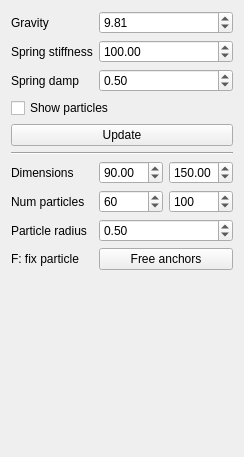
<?xml version="1.0" encoding="UTF-8"?>
<ui version="4.0">
 <class>WidgetCloth</class>
 <widget class="QWidget" name="WidgetCloth">
  <property name="geometry">
   <rect>
    <x>0</x>
    <y>0</y>
    <width>225</width>
    <height>457</height>
   </rect>
  </property>
  <property name="windowTitle">
   <string>Form</string>
  </property>
  <layout class="QFormLayout" name="formLayout">
   <item row="0" column="0">
    <widget class="QLabel" name="label">
     <property name="text">
      <string>Gravity</string>
     </property>
    </widget>
   </item>
   <item row="0" column="1">
    <widget class="QDoubleSpinBox" name="gravity">
     <property name="maximum">
      <double>100.000000000000000</double>
     </property>
     <property name="singleStep">
      <double>1.000000000000000</double>
     </property>
     <property name="value">
      <double>9.810000000000000</double>
     </property>
    </widget>
   </item>
   <item row="1" column="0">
    <widget class="QLabel" name="label_3">
     <property name="text">
      <string>Spring stiffness</string>
     </property>
    </widget>
   </item>
   <item row="1" column="1">
    <widget class="QDoubleSpinBox" name="springStiffness">
     <property name="maximum">
      <double>1000.000000000000000</double>
     </property>
     <property name="singleStep">
      <double>10.000000000000000</double>
     </property>
     <property name="value">
      <double>100.000000000000000</double>
     </property>
    </widget>
   </item>
   <item row="2" column="0">
    <widget class="QLabel" name="label_6">
     <property name="text">
      <string>Spring damp</string>
     </property>
    </widget>
   </item>
   <item row="2" column="1">
    <widget class="QDoubleSpinBox" name="springDamping">
     <property name="maximum">
      <double>1.000000000000000</double>
     </property>
     <property name="singleStep">
      <double>0.100000000000000</double>
     </property>
     <property name="value">
      <double>0.500000000000000</double>
     </property>
    </widget>
   </item>
   <item row="3" column="0" colspan="2">
    <widget class="QCheckBox" name="showParticles">
     <property name="text">
      <string>Show particles</string>
     </property>
     <property name="checked">
      <bool>false</bool>
     </property>
    </widget>
   </item>
   <item row="4" column="0" colspan="2">
    <widget class="QPushButton" name="btnUpdate">
     <property name="text">
      <string>Update</string>
     </property>
    </widget>
   </item>
   <item row="5" column="0" colspan="2">
    <widget class="Line" name="line">
     <property name="orientation">
      <enum>Qt::Horizontal</enum>
     </property>
    </widget>
   </item>
   <item row="6" column="0">
    <widget class="QLabel" name="label_2">
     <property name="text">
      <string>Dimensions</string>
     </property>
    </widget>
   </item>
   <item row="6" column="1">
    <layout class="QHBoxLayout" name="horizontalLayout">
     <item>
      <widget class="QDoubleSpinBox" name="sizeX">
       <property name="maximum">
        <double>200.000000000000000</double>
       </property>
       <property name="singleStep">
        <double>10.000000000000000</double>
       </property>
       <property name="value">
        <double>90.000000000000000</double>
       </property>
      </widget>
     </item>
     <item>
      <widget class="QDoubleSpinBox" name="sizeY">
       <property name="maximum">
        <double>200.000000000000000</double>
       </property>
       <property name="singleStep">
        <double>10.000000000000000</double>
       </property>
       <property name="value">
        <double>150.000000000000000</double>
       </property>
      </widget>
     </item>
    </layout>
   </item>
   <item row="7" column="0">
    <widget class="QLabel" name="label_4">
     <property name="text">
      <string>Num particles</string>
     </property>
    </widget>
   </item>
   <item row="7" column="1">
    <layout class="QHBoxLayout" name="horizontalLayout_2">
     <item>
      <widget class="QSpinBox" name="numParticlesX">
       <property name="minimum">
        <number>2</number>
       </property>
       <property name="maximum">
        <number>1000</number>
       </property>
       <property name="singleStep">
        <number>5</number>
       </property>
       <property name="value">
        <number>60</number>
       </property>
      </widget>
     </item>
     <item>
      <widget class="QSpinBox" name="numParticlesY">
       <property name="minimum">
        <number>2</number>
       </property>
       <property name="maximum">
        <number>1000</number>
       </property>
       <property name="singleStep">
        <number>5</number>
       </property>
       <property name="value">
        <number>100</number>
       </property>
      </widget>
     </item>
    </layout>
   </item>
   <item row="9" column="0">
    <widget class="QLabel" name="label_8">
     <property name="text">
      <string>F: fix particle</string>
     </property>
    </widget>
   </item>
   <item row="9" column="1">
    <widget class="QPushButton" name="btnFreeAnchors">
     <property name="text">
      <string>Free anchors</string>
     </property>
    </widget>
   </item>
   <item row="8" column="0">
    <widget class="QLabel" name="label_5">
     <property name="text">
      <string>Particle radius</string>
     </property>
    </widget>
   </item>
   <item row="8" column="1">
    <widget class="QDoubleSpinBox" name="particleRad">
     <property name="minimum">
      <double>0.010000000000000</double>
     </property>
     <property name="maximum">
      <double>100.000000000000000</double>
     </property>
     <property name="singleStep">
      <double>0.100000000000000</double>
     </property>
     <property name="value">
      <double>0.500000000000000</double>
     </property>
    </widget>
   </item>
  </layout>
 </widget>
 <resources/>
 <connections/>
</ui>
